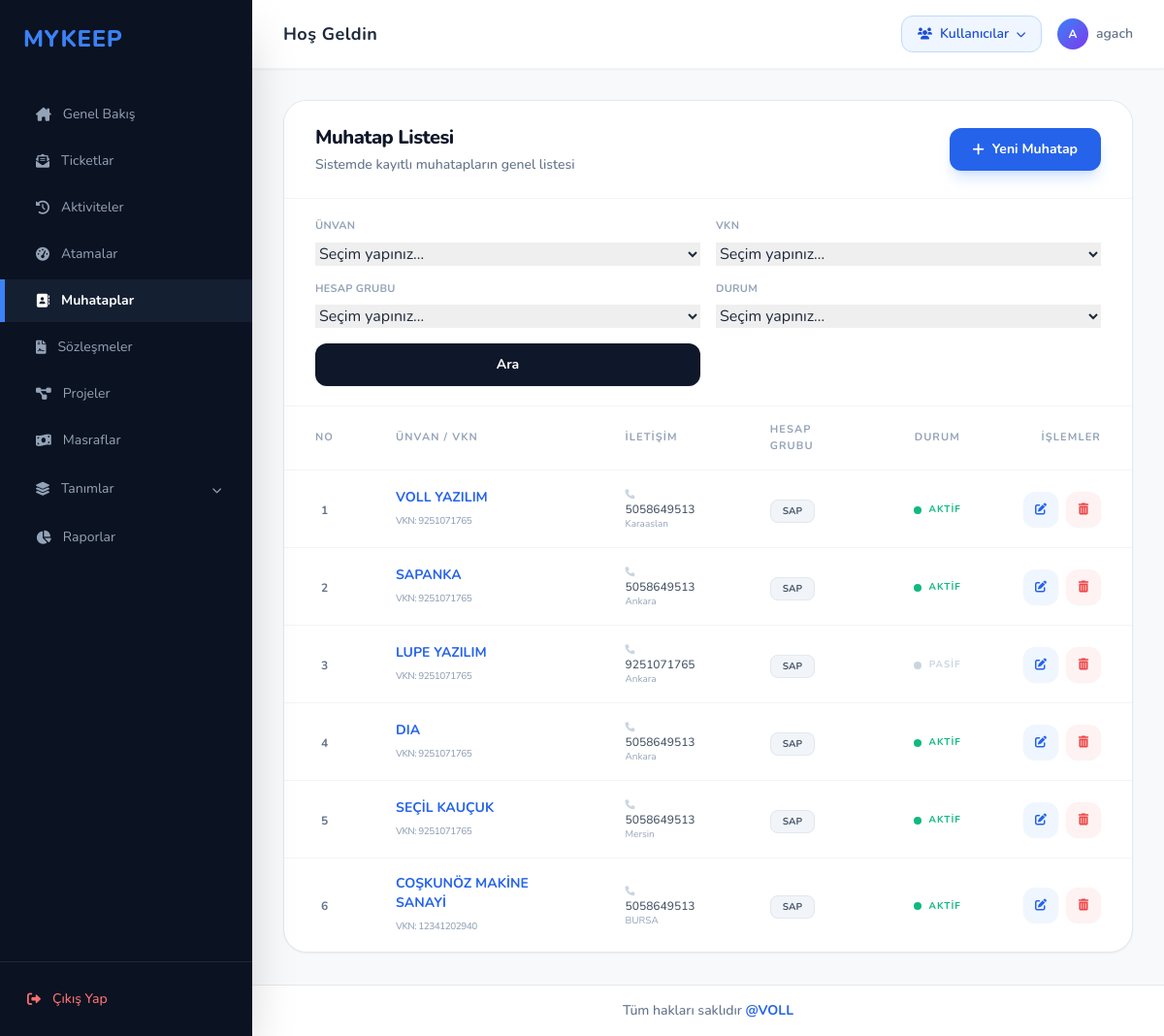
Before: /muhataplar/ (signed in) with the older database file.
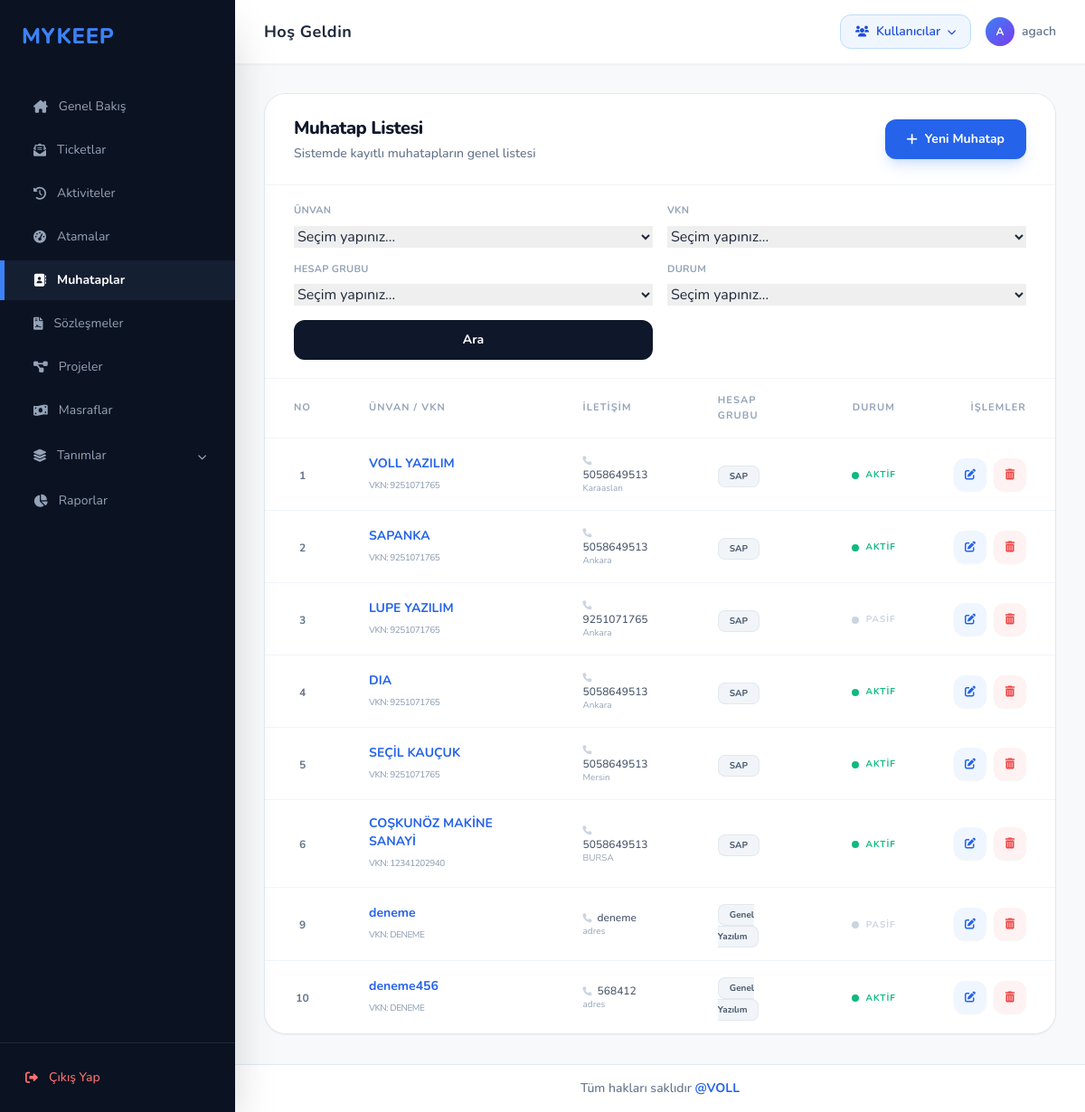
After: the same page with the newer database file.
### muhatap/models.py (models this page shows, shortened)
class muhatap(models.Model):
    unvan = models.CharField(max_length=100,unique=True)
    vkn = models.CharField(max_length=11)
    adres = models.TextField()
    telefon =models.CharField(max_length=10, null=True)
    grupkod = models.ForeignKey("hesapgrubu", to_field="grupkod", on_delete=models.CASCADE ,null=True)
    slug = models.SlugField(max_length=100,unique=True,null=True)
    aktif = models.BooleanField(default=False,null=True)

class hesapgrubu(models.Model):
    grupkod = models.CharField(max_length=10,unique=True)
    name = models.CharField(max_length=50)

### muhatap/views.py (the view)
# urls.py: path('muhataplar/', muhatap_views.muhatap_listesi, name='muhatap_listesi'),
@admin_only
def muhatap_listesi(request):
    muhataplar = muhatap.objects.all().order_by('id')
    secili_unvan = request.GET.get("unvan", "").strip()
    secili_vkn = request.GET.get("vkn", "").strip()
    secili_hesap_grubu = request.GET.get("hesap_grubu", "").strip()
    durum = request.GET.get("durum", "").strip()
    if secili_unvan:
        muhataplar = muhataplar.filter(unvan=secili_unvan)
    if secili_vkn:
        muhataplar = muhataplar.filter(vkn=secili_vkn)
    if secili_hesap_grubu:
        muhataplar = muhataplar.filter(grupkod_id=secili_hesap_grubu)
    if durum in {"aktif", "pasif"}:
        muhataplar = muhataplar.filter(aktif=(durum == "aktif"))
    tum_muhataplar = muhatap.objects.select_related("grupkod").all().order_by("id")
    return render(request, 'muhatap_listesi.html', {
        'muhataplar': muhataplar,
        'unvanlar': tum_muhataplar.values_list("unvan", flat=True).distinct().order_by("unvan"),
        'vknler': tum_muhataplar.exclude(vkn="").values_list("vkn", flat=True).distinct().order_by("vkn"),
        'hesap_gruplari': tum_muhataplar.exclude(grupkod__isnull=True).values("grupkod_id", "grupkod__name").distinct().order_by("grupkod__name"),
        'secili_unvan': secili_unvan,
        'secili_vkn': secili_vkn,
        'secili_hesap_grubu': secili_hesap_grubu,
        'secili_durum': durum,
    })

### templates/muhatap_listesi.html (shortened to what the changed rows need)
{% extends 'base.html' %}
{% block content %}
<div class="bg-white border border-slate-200 rounded-3xl shadow-sm overflow-hidden">
    <div class="px-8 py-6 border-b border-slate-100 flex justify-between items-center bg-white">
        <div>
            <h2 class="text-xl font-extrabold text-slate-900 tracking-tight">Muhatap Listesi</h2>
        </div>
    </div>
    <div class="overflow-x-auto">
        <table class="w-full text-left border-collapse">
            <thead>
                <tr class="text-[11px] uppercase tracking-widest text-slate-400 font-bold border-b border-slate-100 bg-slate-50/10">
                    <th class="px-8 py-4 w-16 text-center">NO</th>
                    <th class="px-8 py-4">Ünvan / VKN</th>
                    <th class="px-8 py-4">İletişim</th>
                    <th class="px-8 py-4">Hesap Grubu</th>
                    <th class="px-8 py-4 text-center">Durum</th>
                    <th class="px-8 py-4 text-right">İşlemler</th>
                </tr>
            </thead>
            <tbody class="divide-y divide-slate-100">
                {% for m in muhataplar %}
                <tr class="hover:bg-slate-50/50 transition group">
                    <td class="px-8 py-4 text-center">
                        <span class="text-xs font-bold text-slate-500">{{ m.id }}</span>
                    </td>
                    <td class="px-8 py-4">
                        <div>
                            <a href="{% url 'muhatap_duzenle' m.pk %}" class="text-sm font-bold text-blue-600 hover:text-blue-800 hover:underline block">{{ m.unvan }}</a>
                            <span class="text-[10px] font-medium text-slate-400 uppercase tracking-tighter">VKN: {{ m.vkn }}</span>
                        </div>
                    </td>
                    <td class="px-8 py-4">
                        <div class="flex flex-col">
                            <span class="text-xs text-slate-600 font-medium"><i class="fa-solid fa-phone mr-1.5 text-slate-300 text-[10px]"></i>{{ m.telefon|default:"-" }}</span>
                            <span class="text-[10px] text-slate-400 truncate max-w-[200px]" title="{{ m.adres }}">{{ m.adres|truncatechars:30 }}</span>
                        </div>
                    </td>
                    <td class="px-8 py-4">
                        <span class="px-3 py-1 bg-slate-100 text-slate-600 text-[10px] font-bold rounded-lg border border-slate-200">
                            {{ m.grupkod.name|default:"Genel" }}
                        </span>
                    </td>
                    <td class="px-8 py-4 text-center">
                        {% if m.aktif %}
                            <span class="inline-flex items-center text-emerald-500 text-[10px] font-bold uppercase tracking-widest">
                                <span class="w-2 h-2 bg-emerald-500 rounded-full mr-2 animate-pulse"></span>Aktif
                            </span>
                        {% else %}
                            <span class="inline-flex items-center text-slate-300 text-[10px] font-bold uppercase tracking-widest">
                                <span class="w-2 h-2 bg-slate-300 rounded-full mr-2"></span>Pasif
                            </span>
                        {% endif %}
                    </td>
                    <td class="px-8 py-4 text-right">
                        <div class="flex items-center justify-end space-x-2">
                            <a href="{% url 'muhatap_duzenle' m.pk %}" class="w-9 h-9 rounded-xl bg-blue-50 text-blue-600 hover:bg-blue-600 hover:text-white flex items-center justify-center transition-all shadow-sm">
                                <i class="fa-solid fa-pen-to-square text-xs"></i>
                            </a>
                            <a href="{% url 'muhatap_sil' m.pk %}" class="w-9 h-9 rounded-xl bg-red-50 text-red-500 hover:bg-red-500 hover:text-white flex items-center justify-center transition-all shadow-sm">
                                <i class="fa-solid fa-trash-can text-xs"></i>
                            </a>
                        </div>
                    </td>
                </tr>
                {% empty %}
                <tr>
                    <td colspan="6" class="px-8 py-16 text-center text-slate-400 italic text-sm">Veritabanında kayıtlı muhatap bulunamadı.</td>
                </tr>
                {% endfor %}
            </tbody>
        </table>
    </div>
</div>
{% endblock %}

Changed rows visible on the page:
added muhatap: id "9", unvan "deneme", vkn "DENEME", telefon "deneme", adres "adres", grupkod.name "Genel Yazılım", aktif False (drawn)
added muhatap: id "10", unvan "deneme456", vkn "DENEME", telefon "568412", adres "adres", grupkod.name "Genel Yazılım", aktif True (drawn)
